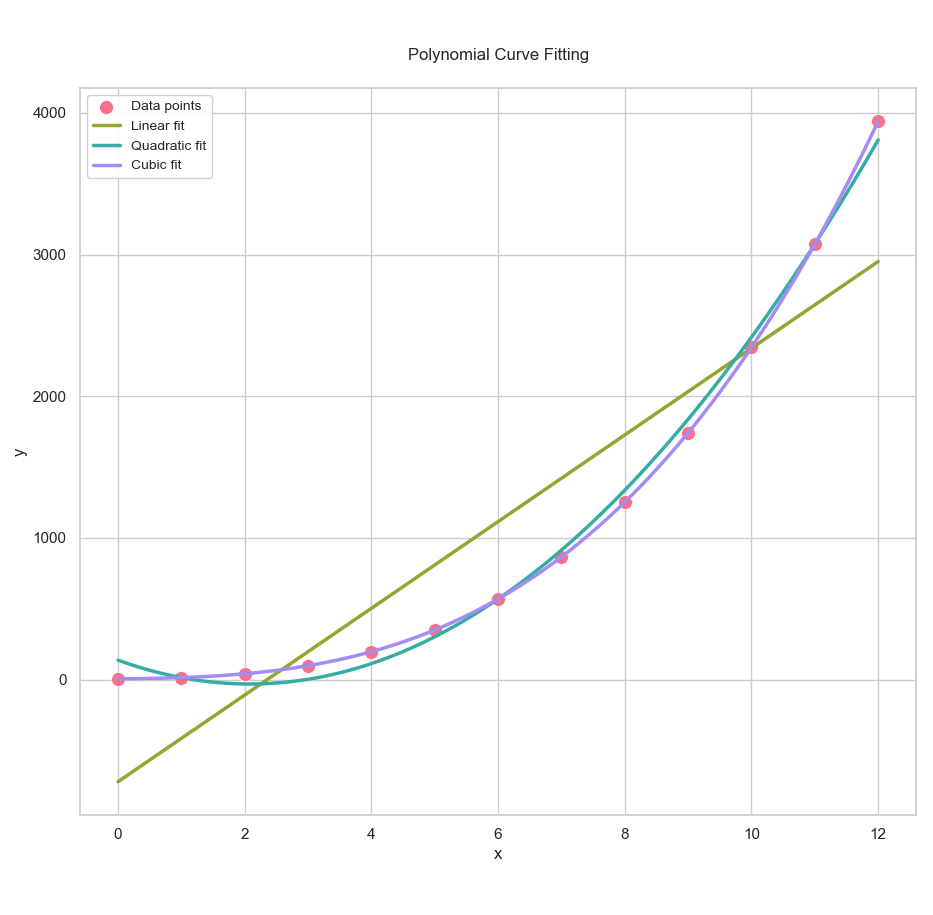

Reproduce this figure in Python.
import numpy as np
import seaborn as sns
import matplotlib.pyplot as plt

from numpy.polynomial import Polynomial
from typing import List

class CurveFitting:
    def __init__(self, xs, ys : List[int]) -> None:
        # Given data
        self.xs = np.array(xs)
        self.ys = np.array(ys)

        # Display
        self.coeff_text = {
            1: '(a, b)', 2: '(a, b, c)', 3: '(a, b, c, d)'}
        self.order_text = {
            1: 'Linear',  2: 'Quadratic ', 3: 'Cubic'}

        # Seaborn styling setup
        sns.set_theme(style="whitegrid")
        self.colors = sns.color_palette("husl", 4)

    def print_props(self, order) -> np.ndarray:  
        # Perform regression using polyfit,
        poly = Polynomial.fit(self.xs, self.ys, deg=order)

        # Convert to standard form and get coefficients
        mC = poly.convert().coef

        print(f'Using Polynomial.fit : {self.order_text[order]}')
        print(f'Coefficients  : {self.coeff_text[order]}:'
            + f'\n\t{mC}\n')

    def calc_plot_all(self) -> None:
        self.x_plot = xp = np.linspace(
            min(self.xs), max(self.xs), 100)

        # Calculate coefficients directly
        self.y1_plot = Polynomial.fit(self.xs, self.ys, deg=1)(xp)
        self.y2_plot = Polynomial.fit(self.xs, self.ys, deg=2)(xp)
        self.y3_plot = Polynomial.fit(self.xs, self.ys, deg=3)(xp)

    def draw_plot(self) -> None:
        plt.figure(figsize=(10, 6))
        
        # Scatter plot with Seaborn color
        sns.scatterplot(
            x=self.xs, y=self.ys, color=self.colors[0], 
            s=100, label='Data points', edgecolor='w', linewidth=0.5)
        
        # Polynomial curves with Seaborn colors
        plt.plot(self.x_plot, self.y1_plot, color=self.colors[1], 
                linewidth=2.5, label='Linear fit')
        plt.plot(self.x_plot, self.y2_plot, color=self.colors[2], 
                linewidth=2.5, label='Quadratic fit')
        plt.plot(self.x_plot, self.y3_plot, color=self.colors[3], 
                linewidth=2.5, label='Cubic fit')

        # Styling
        plt.title('Polynomial Curve Fitting', pad=20)
        plt.xlabel('x', fontsize=12)
        plt.ylabel('y', fontsize=12)
        
        # Legend and grid
        plt.legend(fontsize=10, framealpha=0.9)

        plt.tight_layout()
        plt.show()

    def process(self) -> None:
        self.calc_plot_all()
        self.draw_plot()

        for order in [1, 2, 3]:
            self.print_props(order)

def main() -> int:
    # Getting Matrix Values
    mCSV = np.genfromtxt("series.csv",
      skip_header=1, delimiter=",", dtype=float)
    mCSVt   = np.transpose(mCSV)

    example = CurveFitting(mCSVt[0], mCSVt[3])
    example.process()

    return 0

if __name__ == "__main__":
    raise SystemExit(main())
